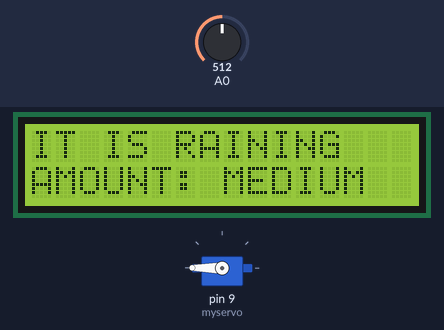
Bench run of a sketch on a simulated Arduino Uno, built with avr-gcc and run on an emulated ATmega328P. On the bench: 16×2 character LCD, servo. The test bench sets the inputs (shaded band); at power-on: A0 = 512. What the sketch prints to the serial monitor is not drawn.

Above: at 6.2 s.
6.3 s: A0 set to 450
At 7.34 s:
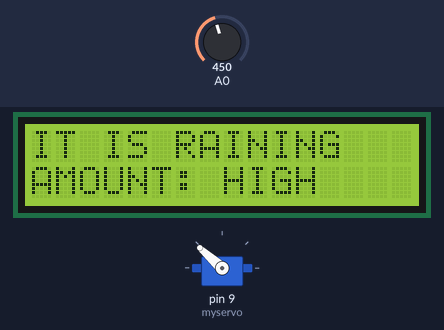
9.5 s: A0 set to 610
12.2 s: A0 set to 786
15.1 s: A0 set to 811
At 16.9 s:
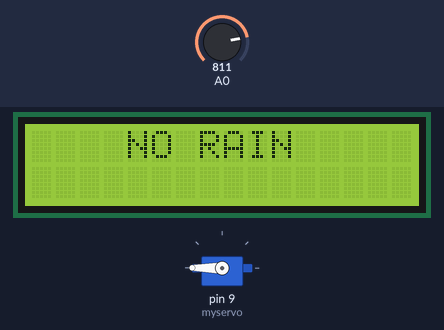
17.8 s: A0 set to 790
At 20.1 s:
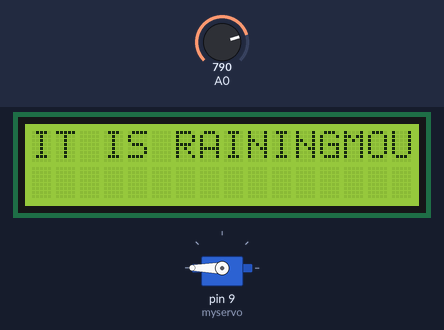
20.5 s: A0 set to 306
At 21.44 s:
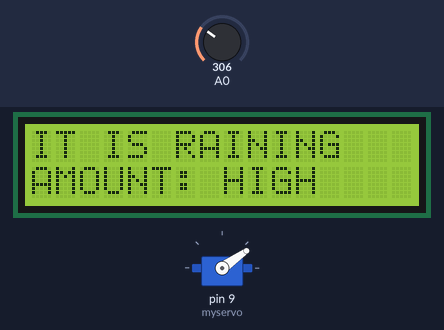
Timing chart, 0 to 24.3 s (numbered marks = the images above; inputs shaded):
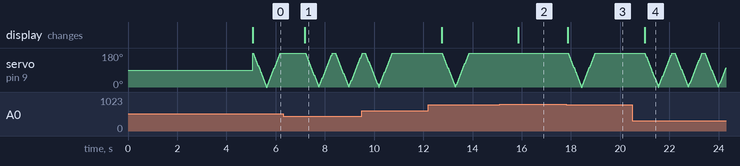

The sketch:

car_rain_wiper.ino
```cpp
 #include <Servo.h>
#include <Wire.h>
#include <LiquidCrystal.h>

LiquidCrystal lcd(12, 11, 5, 4, 3, 2);
Servo myservo;

int pos = 0;
int sensorValue = 0;

void setup() {
  Serial.begin(9600);
  lcd.begin(16,2);
  myservo.attach(9);
  lcd.clear();
  lcd.setCursor(0,0);
  lcd.print("   AUTOMATIC ");
  lcd.setCursor(0,1);
  lcd.print("   CAR WIPER ");
  delay(5000);
}

void loop()
{
sensorValue = analogRead(A0);
Serial.println(sensorValue);
if(sensorValue>800){
  myservo.write(180);
  lcd.clear();
  lcd.setCursor(0,0);
  lcd.print("    NO RAIN ");
  delay(1000);
  }
if(sensorValue<=800 && sensorValue>600){
  lcd.print("AMOUNT: LOW ");
  lcd.setCursor(0,0);
  lcd.print("IT IS RAINING");
  lcd.setCursor(0,1);
  for (pos = 180; pos >= 0; pos-=1) {
    myservo.write(pos);
    delay(3);
  }
  for (pos = 0; pos <= 180; pos+=1) {
    myservo.write(pos);
    delay(3);
  }
  delay(2000);
}

if(sensorValue<=600 && sensorValue>460){
  lcd.setCursor(0,0);
  lcd.print("IT IS RAINING   ");
  lcd.setCursor(0,1);
  lcd.print("AMOUNT: MEDIUM ");
  for (pos = 180; pos >= 0; pos-=1) {
    myservo.write(pos);
    delay(3);
  }
  for (pos = 0; pos <= 180; pos+=1) {
    myservo.write(pos);
    delay(3);
  }
  delay(1000);
}

if(sensorValue<460){
  lcd.setCursor(0,0);
  lcd.print("IT IS RAINING   ");
  lcd.setCursor(0,1);
  lcd.print("AMOUNT: HIGH    ");
  for (pos = 180; pos >= 0; pos-=1) {
    myservo.write(pos);
    delay(3);
  }
  for (pos = 0; pos <= 180; pos+=1) {
    myservo.write(pos);
    delay(3);
  }
  delay(100);
}

}
```

Measured:
- the behaviour switches between 800 and 801 on A0 (found by bisection; images 1 and 2)
- after the input at 6.3 s, the display: changes after 0.89 s (image 1)
- after the input at 15.1 s, servo on pin 9 (myservo): stops changing and stays 180°; the display: changes after 0.76 s (image 2)
- after the input at 17.8 s, the display: changes after 0.07 s (image 3)
- after the input at 20.5 s, the display: changes after 0.49 s (image 4)
